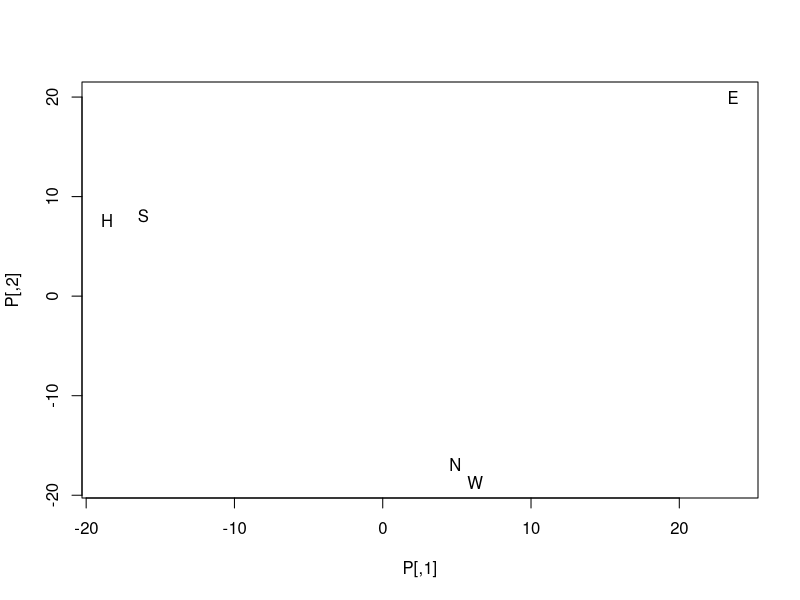
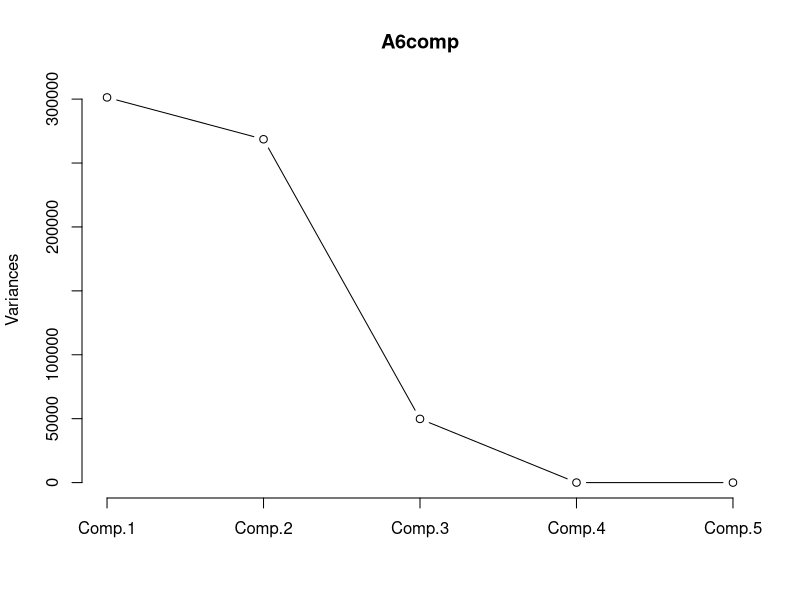
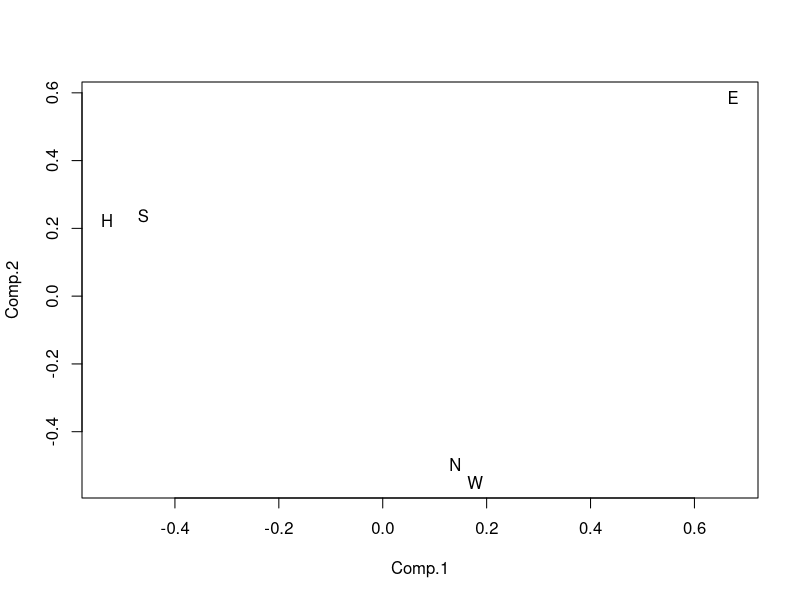

Write R code to recreate these figures, in order.
## ---- chunk 1

# Create the confusion probabilities matrix

A = matrix(
  c(97,9,8,11,9,4,87,16,59,15,4,8,93,17,26,7,37,12,96,12,2,9,12,12,86),
  nrow=5,
  ncol=5
)
rownames(A) <- c("E","H","N","S","W")
colnames(A) <- c("E","H","N","S","W")
A

## ---- chunk 2

# Average the upper and lower halves and put it in the lowerhalf matrix
A1lo <- A[lower.tri(A)]
A1up <- t(A)[lower.tri(t(A))] 
A1sym <- A
A1sym[lower.tri(A1sym)] <- (A1up+A1lo)/2


symm <- function(sm) {
sm[upper.tri(sm)]<-t(sm)[upper.tri(sm)]
return(sm)}
symm(A1sym)
A1sym <- symm(A1sym)
A1sym

## ---- chunk 3

# The largest similariy in A1 = 48
# A2 = Dissimilarity Matrix 

B = matrix(48,5,5)
A2 <- B - A1sym
A2

## ---- chunk 4
# m = size of matrix (# of stimuli).
m<-5; mina<-0  # note you can put two R statements on one line - separate them with semicolon
for (k in 3:m)
{ for (j in 2:(k-1)) 
  { for (i in 1:(j-1)) 
      { i;j;k
        a1<-A2[i,j]+A2[j,k]-A2[i,k]
        a2<-A2[j,k]+A2[i,k]-A2[i,j] 
        a3<-A2[i,j]+A2[i,k]-A2[j,k]
        a <- min(a1,a2,a3)  
        if (a<0) mina<-min(a,mina) }}}
# if minc<0, then the TI is violated, by abs(c)
A3<-matrix(numeric(25),5,5)  # creates a matrix of size 4 x 4 (with entries = 0)
A3<-A3+abs(mina)   # (matrix + scalar) adds the scalar quantity elementwise to the matrix
A3

## ---- chunk 5

A4<-A3+A2
for (i in 1:m) A4[i,i]=0   # put 0s on diagonal of matrix "A4"
# A4 now contains "pseudo-distances", i.e. proximities transformed to satisfy the metric axioms
A4

## ---- chunk 6

A4Sq<-A4^2
A4Sq

## ---- chunk 7

# now compute the row / col means and the grand mean
aveDsq<-c(1:5)
for (i in 1:m) aveDsq[i]<-mean(A4Sq[i,])
aveDsq
grmean<-mean(aveDsq[])
grmean

# now we can define matrix A6, the quasi-scalar products matrix
A6<-matrix(numeric(25),5,5)
for (i in 1:m)
{ for (j in 1:m) 
  { A6[i,j] <- -0.5*(A4Sq[i,j]-aveDsq[i]-aveDsq[j]+grmean)
   }}
A6


## ---- chunk 8

Acomp<-eigen(A6)
Acomp

#define principal components (use first two only)
wts<-matrix(numeric(4),2,2)
for (i in 1:2) wts[i,i]<-sqrt(Acomp$values[i])  
wts

evec<-Acomp$vectors[,1:2]
evec

P<-evec%*%wts
P


## ---- chunk 9


# plot the final 2-dim configuration
plot(P,pch="")
points<-c("E","H","N","S","W")  # prepare to label points
text(P,points)

A6comp <- princomp( A6, cor=F, scores=T)
print(A6comp)
plot(A6comp, type='l')

# plot the final 2-dim configuration
A8 <-A6comp$loadings[,1:2]
plot(A8 ,pch="")
points<-c("E","H","N","S","W")  # prepare to label points
text(A8,points)

